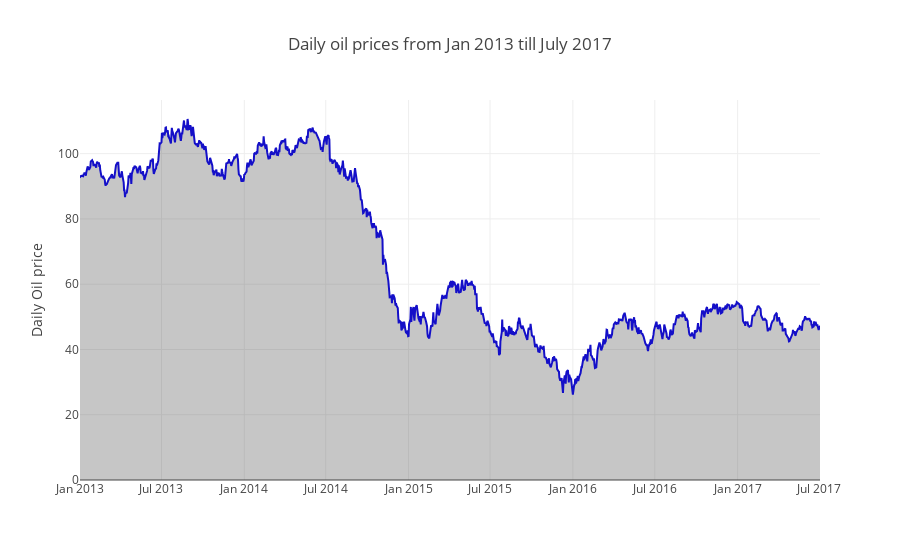

Here is the notebook cell this chart was saved with:
### Markdown cell above
# 2. Exploración de Datos Auxiliares  
## oil.csv
Este fichero contiene los precios diarios del petroleo desde 2013 hasta la acrtualidad.  
Este es un dato importante porque la economía ecuatoriana es fuertemente dependiente del petróleo y cuando éste baja la economía se para.  
El siguiente es un gráfico interactivo con los precios del petróleo, habiendo eliminado valores erróneos.  
Muestra la caída pronunciada del segundo semestre del 2014 desde los U$S 100 hasta los 40 actuales.

### Code cell
trace = go.Scatter(
     name='Oil prices',
     x=oil['date'],
     y=oil['dcoilwtico'].dropna(),
     mode='lines',
     line=dict(color='rgb(20, 15, 200, 0.8)'),
     fillcolor='rgba(68, 68, 68, 0.3)',
     #fillcolor='rgba(0, 0, 216, 0.3)',
     fill='tonexty' )

data = [trace]

layout = go.Layout(
     yaxis=dict(title='Daily Oil price'),
     title='Daily oil prices from Jan 2013 till July 2017',
     showlegend = False)
fig = go.Figure(data=data, layout=layout)
py.iplot(fig, filename='pandas-time-series-error-bars')

### Figure 1 — Plotly figure (JSON) as saved in the notebook; plotly's stock layout.template omitted (floating-point values rounded to 4 significant figures; data arrays with more than 128 entries replaced by an {"elided": "..."} marker saying what was removed)
{"data": [{"fill": "tonexty", "fillcolor": "rgba(68, 68, 68, 0.3)", "line": {"color": "rgb(20, 15, 200, 0.8)"}, "mode": "lines", "name": "Oil prices", "type": "scatter", "x": {"elided": "1218 str values"}, "y": {"elided": "1175 float values"}}], "layout": {"showlegend": false, "title": "Daily oil prices from Jan 2013 till July 2017", "yaxis": {"title": "Daily Oil price"}}}
